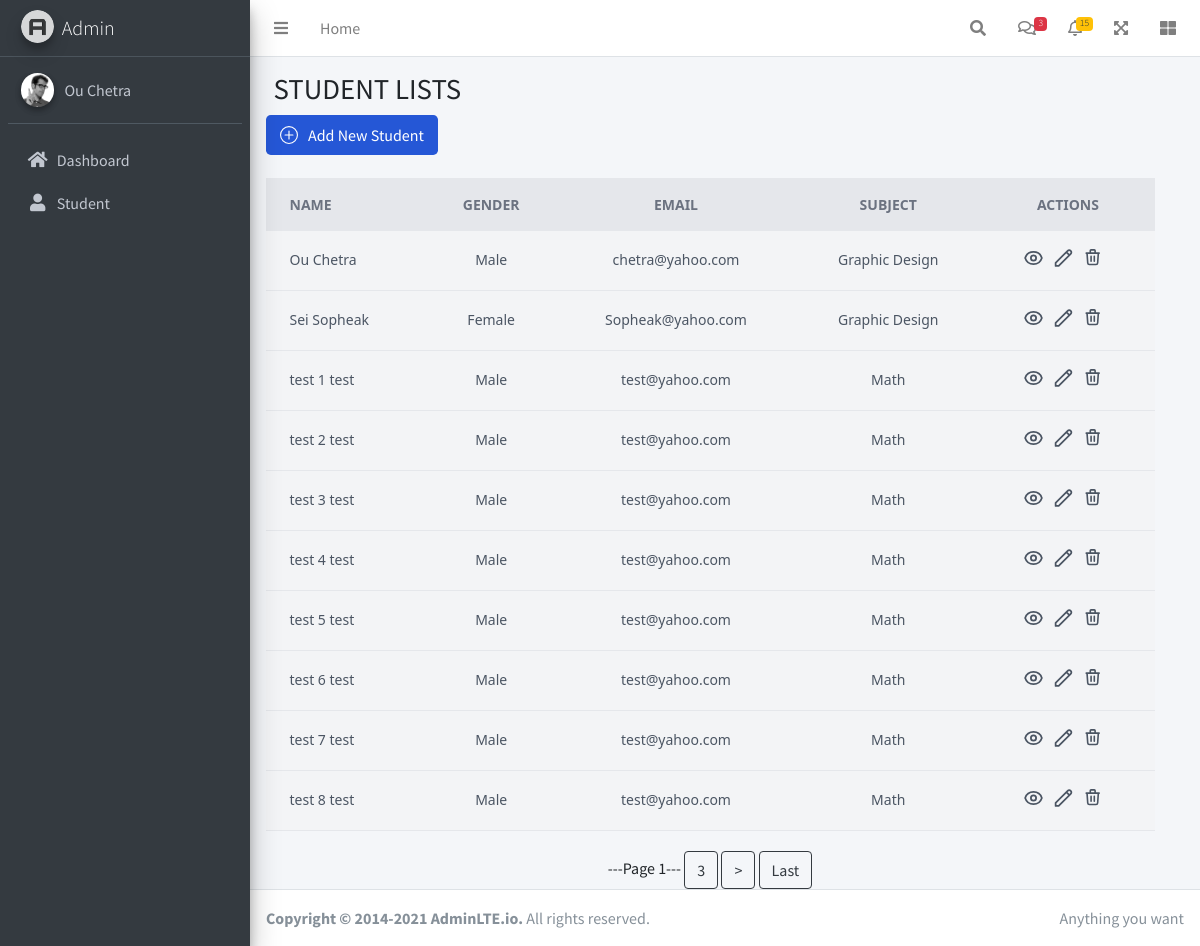
Screenshot of /admin/student with the database file from the repository.
### tables this page shows
CREATE TABLE students (
    sid INTEGER PRIMARY KEY AUTOINCREMENT,
    firstName TEXT NOT NULL,
    lastName TEXT NOT NULL,
    birthday TEXT NOT NULL,
    gender TEXT NOT NULL,
    email TEXT NOT NULL,
    phoneNumber TEXT NOT NULL,
    subject TEXT NOT NULL
);

### route/student.py (the view)
@students.route('/admin/student')
def student():
    con = sql.connect("student_ss34.db")
    con.row_factory = sql.Row
    cur = con.cursor()
    page = request.args.get('page', 1, type=int)
    records_per_page = 10
    offset = (page - 1) * records_per_page
    cur.execute("select * from students LIMIT ? OFFSET ?", (records_per_page, offset))
    rows = cur.fetchall()
    cur.execute("SELECT COUNT(*) FROM students")
    total_records = cur.fetchone()[0]
    total_pages = (total_records // records_per_page) + (total_records % records_per_page > 0)
    return render_template('admin/student/index.html', rows=rows, page=page, total_pages=total_pages)

### templates/admin/student/index.html (shortened to what this page needs)
{% extends 'admin/layout_admin.html' %}
{% block main_content %}
    <div class="content-header">
        <div class="container-fluid">
            <div class="row mb-2">
                <div class="col-sm-6">
                    <h1 class="m-0">STUDENT LISTS</h1>
                </div>
            </div>
        </div>
        <a href="{{ url_for('students.add_student') }}">
            <button type="submit"
                    class="text-white bg-[#2557D6] hover:bg-[#2557D6]/90 focus:ring-4 focus:ring-[#2557D6]/50 focus:outline-none font-medium rounded-lg text-md px-3.5 py-2 text-center inline-flex items-center dark:focus:ring-[#2557D6]/50 mr-2 mb-2">
                Add New Student
            </button>
        </a>
    </div>
    <div class="content" style="padding-right: 30px">
        <div class="container-fluid">
            <div class="row">
                <div class="col-lg-12 lg-12">
                    <div class="overflow-x-auto">
                        <div class="bg-gray-100 flex items-center justify-center bg-gray-100 font-sans overflow-hidden">
                            <div class="w-full lg:w-6/6">
                                <table class="min-w-max w-full table-auto">
                                    <thead>
                                    <tr class="bg-gray-200 text-gray-500 uppercase text-sm leading-normal">
                                        <th class="py-3 px-6 text-left">Name</th>
                                        <th class="py-3 px-6 text-center">Gender</th>
                                        <th class="py-3 px-6 text-center">Email</th>
                                        <th class="py-3 px-6 text-center">Subject</th>
                                        <th class="py-3 px-6 text-center">Actions</th>
                                    </tr>
                                    </thead>
                                    {% for item in rows %}
                                        <tbody class="text-gray-600 text-sm font-light">
                                        <tr class="border-b border-gray-200 hover:bg-gray-100">
                                            <td class="py-3 px-6 text-left whitespace-nowrap">
                                                <span class="font-medium">{{ item.firstName }} {{ item.lastName }}</span>
                                            </td>
                                            <td class="py-3 px-6 text-center">
                                                <span>{{ item.gender }}</span>
                                            </td>
                                            <td class="py-3 px-6 text-center">
                                                <span>{{ item.email }}</span>
                                            </td>
                                            <td class="py-3 px-6 text-center">
                                                <span>{{ item.subject }}</span>
                                            </td>
                                            <td class="py-3 px-6 text-center">
                                                <div class="flex item-center justify-center">
                                                    <div class="w-5 mr-2.5 transform hover:text-blue-500 hover:scale-110">
                                                        <form method="post" action="/admin/detail_student">
                                                            <button type="submit" title="Details">
                                                            </button>
                                                        </form>
                                                    </div>
                                                    <div class="w-5 mr-2.5 transform hover:text-blue-500 hover:scale-110">
                                                        <form method="post" action="/admin/edit_student">
                                                            <button type="submit" title="Modify">
                                                                <svg xmlns="http://www.w3.org/2000/svg" width=21
                                                                     height=22 fill="none"
                                                                     viewBox="0 0 24 24" stroke="currentColor">
                                                                    <path stroke-linecap="round" stroke-linejoin="round"
                                                                          stroke-width="2"
                                                                          d="M15.232 5.232l3.536 3.536m-2.036-5.036a2.5 2.5 0 113.536 3.536L6.5 21.036H3v-3.572L16.732 3.732z"/>
                                                                </svg>
                                                            </button>
                                                        </form>
                                                    </div>
                                                    <div class="w-5 mr-2.5 transform hover:text-red-500 hover:scale-110">
                                                        <form
                                                                action="{{ url_for('students.delete_student') }}"
                                                                method="post"
                                                        >
                                                            <button type="submit" title="Delete">
                                                                <svg xmlns="http://www.w3.org/2000/svg" width=21
                                                                     height=22 fill="none"
                                                                     viewBox="0 0 26 26"
                                                                     stroke="currentColor">
                                                                    <path stroke-linecap="round" stroke-linejoin="round"
                                                                          stroke-width="2"
                                                                          d="M19 7l-.867 12.142A2 2 0 0116.138 21H7.862a2 2 0 01-1.995-1.858L5 7m5 4v6m4-6v6m1-10V4a1 1 0 00-1-1h-4a1 1 0 00-1 1v3M4 7h16"/>
                                                                </svg>
                                                            </button>
                                                        </form>
                                                    </div>
                                                </div>
                                            </td>
                                        </tr>
                                        </tbody>
                                    {% endfor %}
                                </table>
                            </div>
                        </div>
                    </div>
                </div>
            </div>
        </div>
        <div style="margin-top: 20px" class="text-center">
            <span>---Page {{ page }}---</span>
            {% if page < total_pages %}
                {% if page+2 <= total_pages %}
                    <a href="{{ url_for('students.student', page=page+2) }}" class="btn btn-outline-dark">{{ page+2 }}</a>
                {% endif %}
                <a href="{{ url_for('students.student', page=page+1) }}" class="btn btn-outline-dark">></a>
                <a href="{{ url_for('students.student', page=total_pages) }}" class="btn btn-outline-dark">Last</a>
            {% endif %}
        </div>
    </div>
{% endblock %}

### templates/admin/layout_admin.html (shortened to what this page needs)
<!DOCTYPE html>
<html lang="en">
<head>
    <link rel="stylesheet" href="../../../static/plugins/fontawesome-free/css/all.min.css">
    <link rel="stylesheet" href="../../../static/css/adminlte.min.css">
    <script src="https://cdn.tailwindcss.com"></script>
</head>
<body class="hold-transition sidebar-mini">
<div class="wrapper">
    <nav class="main-header navbar navbar-expand navbar-white navbar-light">
        <ul class="navbar-nav">
            <li class="nav-item">
                <a class="nav-link" data-widget="pushmenu" href="#" role="button"><i class="fas fa-bars"></i></a>
            </li>
            <li class="nav-item d-none d-sm-inline-block">
                <a href="/" class="nav-link">Home</a>
            </li>
        </ul>
        <ul class="navbar-nav ml-auto">
            <li class="nav-item">
                <a class="nav-link" data-widget="navbar-search" href="#" role="button">
                    <i class="fas fa-search"></i>
                </a>
            </li>
            <li class="nav-item dropdown">
                <a class="nav-link" data-toggle="dropdown" href="#">
                    <i class="far fa-comments"></i>
                    <span class="badge badge-danger navbar-badge">3</span>
                </a>
            </li>
            <li class="nav-item dropdown">
                <a class="nav-link" data-toggle="dropdown" href="#">
                    <i class="far fa-bell"></i>
                    <span class="badge badge-warning navbar-badge">15</span>
                </a>
            </li>
            <li class="nav-item">
                <a class="nav-link" data-widget="fullscreen" href="#" role="button">
                    <i class="fas fa-expand-arrows-alt"></i>
                </a>
            </li>
            <li class="nav-item">
                <a class="nav-link" data-widget="control-sidebar" data-slide="true" href="#" role="button">
                    <i class="fas fa-th-large"></i>
                </a>
            </li>
        </ul>
    </nav>
    <aside class="main-sidebar sidebar-dark-primary elevation-4">
        <a href="/admin" class="brand-link">
            <img src="../../../static/img/AdminLTELogo.png" alt="AdminLTE Logo"
                 class="brand-image img-circle elevation-3"
                 style="opacity: .8">
            <span class="brand-text font-weight-light">Admin</span>
        </a>
        <div class="sidebar">
            <div class="user-panel mt-3 pb-3 mb-3 d-flex">
                <div class="image">
                    <img src="../../../static/img/user2-160x160.jpg" class="img-circle elevation-2" alt="User Image">
                </div>
                <div class="info">
                    <a href="#" class="d-block">Ou Chetra</a>
                </div>
            </div>
            <nav class="mt-2">
                <ul class="nav nav-pills nav-sidebar flex-column" data-widget="treeview" role="menu"
                    data-accordion="false">
                    {% with current_link=request.endpoint %}
                        <li class="nav-item">
                            <a href="{{ url_for('admin') }}"
                               class="nav-link {% if current_link == 'admin' %}active{% endif %}">
                                <i class="nav-icon fas fa-home"></i>
                                <p>
                                    Dashboard
                                </p>
                            </a>
                        </li>
                        <li class="nav-item">
                            <a href="{{ url_for('students.student') }}"
                               class="nav-link {% if current_link == 'student' %}active{% endif %}">
                                <i class="nav-icon fas fa-user"></i>
                                <p>
                                    Student
                                </p>
                            </a>
                        </li>
                    {% endwith %}
                </ul>
            </nav>
        </div>
    </aside>
    <div class="content-wrapper">
        <div class="content">
            {% block main_content %}{% endblock %}
        </div>
    </div>
    <footer class="main-footer">
        <div class="float-right d-none d-sm-inline">
            Anything you want
        </div>
        <strong>Copyright &copy; 2014-2021 <a href="https://adminlte.io">AdminLTE.io</a>.</strong> All rights reserved.
    </footer>
</div>
</body>
</html>

### rows the page displays
students: firstName "Ou", lastName "Chetra", gender "Male", email "chetra@yahoo.com", subject "Graphic Design"
students: firstName "Sei", lastName "Sopheak", gender "Female", email "Sopheak@yahoo.com", subject "Graphic Design"
students: firstName "test 1", lastName "test", gender "Male", email "test@yahoo.com", subject "Math"
students: firstName "test 2", lastName "test", gender "Male", email "test@yahoo.com", subject "Math"
students: firstName "test 3", lastName "test", gender "Male", email "test@yahoo.com", subject "Math"
students: firstName "test 4", lastName "test", gender "Male", email "test@yahoo.com", subject "Math"
students: firstName "test 5", lastName "test", gender "Male", email "test@yahoo.com", subject "Math"
students: firstName "test 6", lastName "test", gender "Male", email "test@yahoo.com", subject "Math"
students: firstName "test 7", lastName "test", gender "Male", email "test@yahoo.com", subject "Math"
students: firstName "test 8", lastName "test", gender "Male", email "test@yahoo.com", subject "Math"

### other values shown
{{ page }} "1"
{{ page+2 }} "3"
